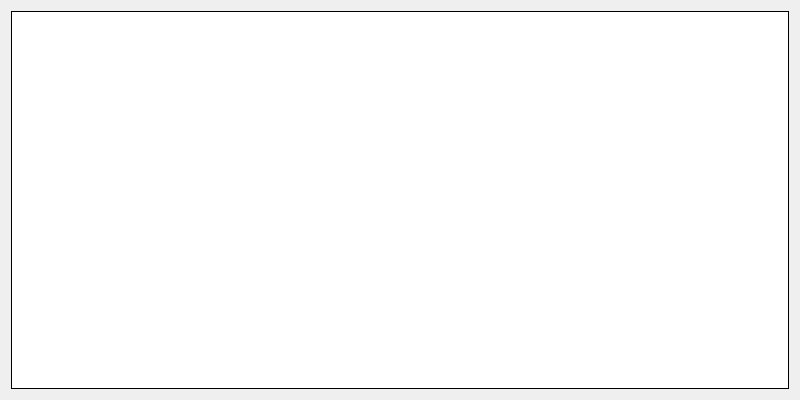
<?xml version="1.0" encoding="UTF-8"?>
<ui version="4.0">
 <class>apr_selecter</class>
 <widget class="QDialog" name="apr_selecter">
  <property name="geometry">
   <rect>
    <x>0</x>
    <y>0</y>
    <width>800</width>
    <height>400</height>
   </rect>
  </property>
  <property name="windowTitle">
   <string>Dialog</string>
  </property>
  <layout class="QVBoxLayout" name="verticalLayout">
   <item>
    <widget class="QTableView" name="results">
     <property name="frameShape">
      <enum>QFrame::Box</enum>
     </property>
     <property name="frameShadow">
      <enum>QFrame::Plain</enum>
     </property>
     <property name="editTriggers">
      <set>QAbstractItemView::NoEditTriggers</set>
     </property>
     <property name="selectionMode">
      <enum>QAbstractItemView::SingleSelection</enum>
     </property>
     <property name="selectionBehavior">
      <enum>QAbstractItemView::SelectRows</enum>
     </property>
    </widget>
   </item>
  </layout>
 </widget>
 <resources/>
 <connections/>
</ui>
